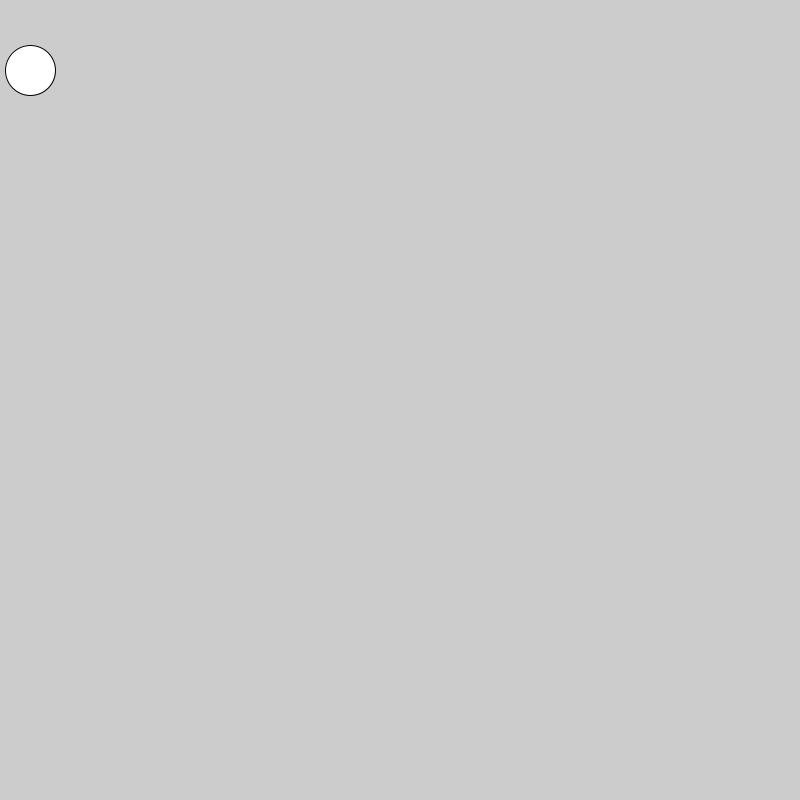
Frame 1 (no input)
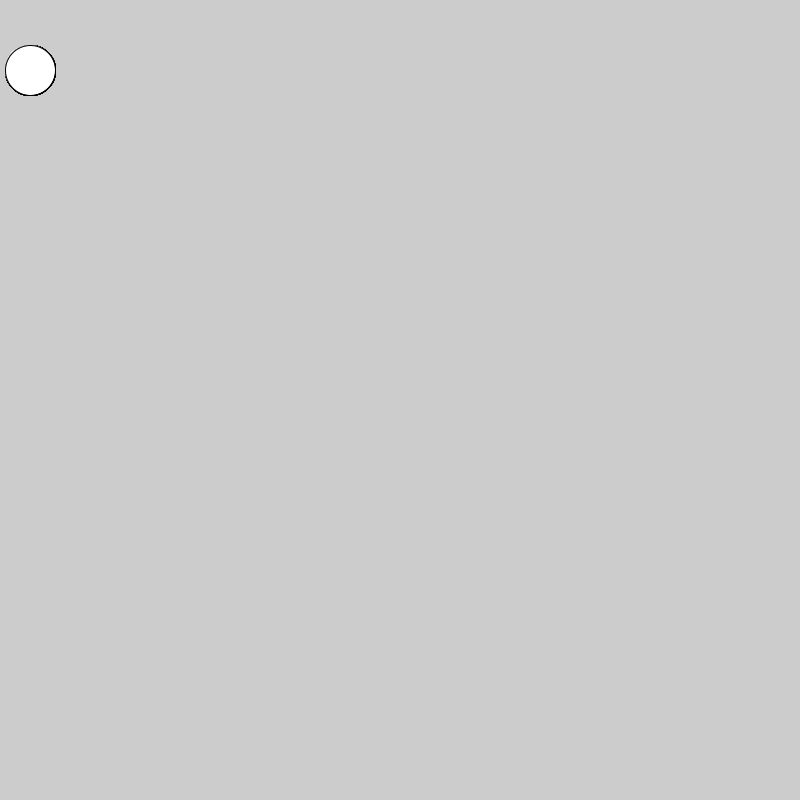
Frame 60 (the mouse pressed at the canvas centre just before this capture)
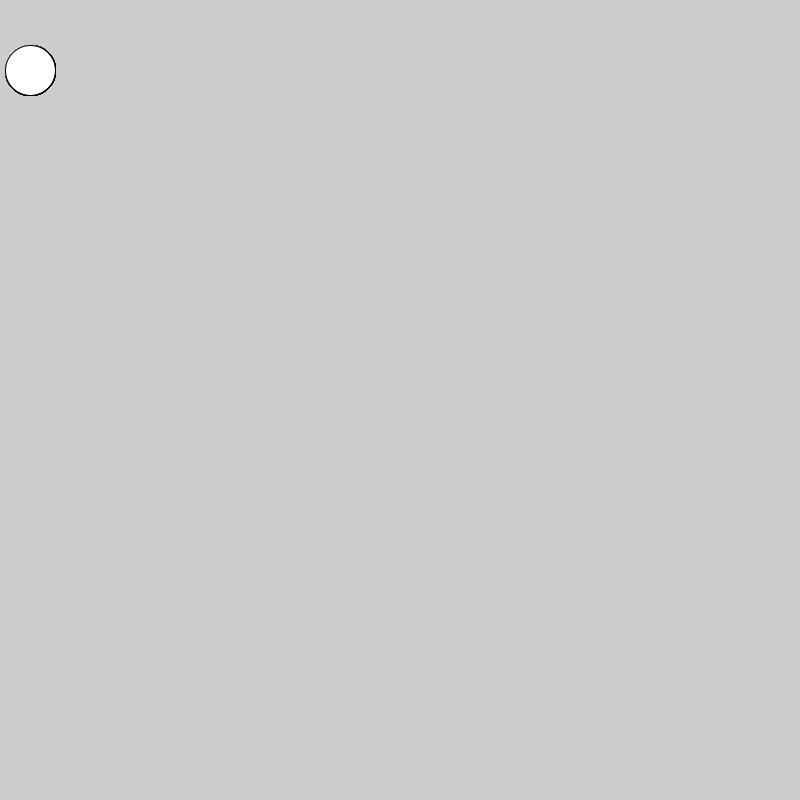
Frame 120 (the mouse held since frame 60 and released just before this capture)

The Processing sketch that drew these frames (run headless with seeded random() and noise(); from frame 60 on, the mouse is pressed at the canvas centre):

// Processing sketch: code3_2
// ── code3_2.pde
void setup(){
  size(800, 800);
}
void draw(){
  drawCircle();
}
void drawCircle(){
  float x = 30.0; //変数xの宣言と値の初期化
  ellipse(x, 70.0, 50.0, 50.0); //変数xの値の利用
  x += 60.0; //変数xの値の増加（実はこの位置で値を設定しても無意味）
}
